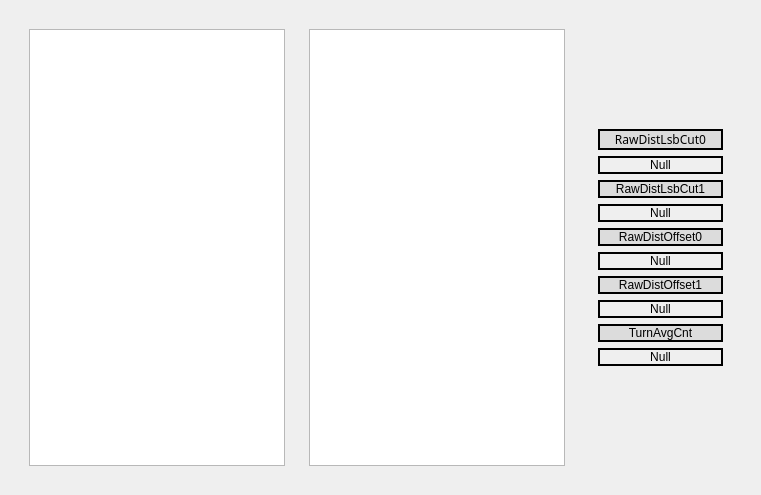
       <widget class="QWidget" name="AcqRawDistTab">
        <attribute name="title">
         <string>AcqRawDist</string>
        </attribute>
        <layout class="QVBoxLayout" name="verticalLayout_14">
         <item>
          <widget class="CContextFrame" name="CContextFrame_AcqRawDistTab">
           <layout class="QGridLayout" name="gridLayout_12" columnstretch="45,45,10">
            <item row="0" column="0">
             <widget class="CContextFrame" name="CContextFrame_AcqRawDistTab_rawDistBuf0">
              <layout class="QVBoxLayout" name="verticalLayout_25">
               <item>
                <widget class="CStaticPlot" name="CStaticPlot_AcqRawDistTab_rawDistBuf0">
                 <property name="plotTitle" stdset="0">
                  <string>rawDistBuf0</string>
                 </property>
                 <property name="gridOrientation" stdset="0">
                  <enum>StaticPlotWidget::Both</enum>
                 </property>
                </widget>
               </item>
              </layout>
             </widget>
            </item>
            <item row="0" column="1">
             <widget class="CContextFrame" name="CContextFrame_AcqRawDistTab_rawDistBuf1">
              <layout class="QVBoxLayout" name="verticalLayout_27">
               <item>
                <widget class="CStaticPlot" name="CStaticPlot_AcqRawDistTab_rawDistBuf1">
                 <property name="plotTitle" stdset="0">
                  <string>rawDistBuf1</string>
                 </property>
                 <property name="gridOrientation" stdset="0">
                  <enum>StaticPlotWidget::Both</enum>
                 </property>
                </widget>
               </item>
              </layout>
             </widget>
            </item>
            <item row="0" column="2">
             <widget class="CContextFrame" name="CContextFrame_AcqRawDistTab_info">
              <layout class="QVBoxLayout" name="verticalLayout_26">
               <item>
                <widget class="QWidget" name="gridWidget_AcqRawDistTab" native="true">
                 <property name="styleSheet">
                  <string notr="true">QWidget.CLabel{
	border: 2px solid black;
}

QWidget.QLabel{
	border: 2px solid black;
}</string>
                 </property>
                 <layout class="QGridLayout" name="gridLayout_11" columnstretch="0">
                  <property name="topMargin">
                   <number>100</number>
                  </property>
                  <property name="bottomMargin">
                   <number>100</number>
                  </property>
                  <item row="4" column="0">
                   <widget class="CLabel" name="CLabel_JustLabel_AcqRawDistTab_RawDistOffset0">
                    <property name="minimumSize">
                     <size>
                      <width>125</width>
                      <height>0</height>
                     </size>
                    </property>
                    <property name="styleSheet">
                     <string notr="true">background-color: rgb(220, 220, 220);</string>
                    </property>
                    <property name="text">
                     <string>RawDistOffset0</string>
                    </property>
                    <property name="alignment">
                     <set>Qt::AlignCenter</set>
                    </property>
                   </widget>
                  </item>
                  <item row="5" column="0">
                   <widget class="CLabel" name="CLabel_AcqRawDistTab_RawDistOffset0">
                    <property name="minimumSize">
                     <size>
                      <width>125</width>
                      <height>0</height>
                     </size>
                    </property>
                    <property name="text">
                     <string>Null</string>
                    </property>
                    <property name="alignment">
                     <set>Qt::AlignCenter</set>
                    </property>
                   </widget>
                  </item>
                  <item row="9" column="0">
                   <widget class="CLabel" name="CLabel_AcqRawDistTab_TurnAvgCnt">
                    <property name="minimumSize">
                     <size>
                      <width>125</width>
                      <height>0</height>
                     </size>
                    </property>
                    <property name="text">
                     <string>Null</string>
                    </property>
                    <property name="alignment">
                     <set>Qt::AlignCenter</set>
                    </property>
                   </widget>
                  </item>
                  <item row="3" column="0">
                   <widget class="CLabel" name="CLabel_AcqRawDistTab_RawDistLsbCut1">
                    <property name="minimumSize">
                     <size>
                      <width>125</width>
                      <height>0</height>
                     </size>
                    </property>
                    <property name="text">
                     <string>Null</string>
                    </property>
                    <property name="alignment">
                     <set>Qt::AlignCenter</set>
                    </property>
                   </widget>
                  </item>
                  <item row="0" column="0">
                   <widget class="CLabel" name="CLabel_JustLabel_AcqRawDistTab_RawDistLsbCut0">
                    <property name="minimumSize">
                     <size>
                      <width>125</width>
                      <height>0</height>
                     </size>
                    </property>
                    <property name="font">
                     <font>
                      <family>Sans Serif</family>
                     </font>
                    </property>
                    <property name="styleSheet">
                     <string notr="true">background-color: rgb(220, 220, 220);</string>
                    </property>
                    <property name="text">
                     <string>RawDistLsbCut0</string>
                    </property>
                    <property name="alignment">
                     <set>Qt::AlignCenter</set>
                    </property>
                   </widget>
                  </item>
                  <item row="2" column="0">
                   <widget class="CLabel" name="CLabel_JustLabel_AcqRawDistTab_RawDistLsbCut1">
                    <property name="minimumSize">
                     <size>
                      <width>125</width>
                      <height>0</height>
                     </size>
                    </property>
                    <property name="styleSheet">
                     <string notr="true">background-color: rgb(220, 220, 220);</string>
                    </property>
                    <property name="text">
                     <string>RawDistLsbCut1</string>
                    </property>
                    <property name="alignment">
                     <set>Qt::AlignCenter</set>
                    </property>
                   </widget>
                  </item>
                  <item row="8" column="0">
                   <widget class="CLabel" name="CLabel_JustLabel_AcqRawDistTab_TurnAvgCnt">
                    <property name="minimumSize">
                     <size>
                      <width>125</width>
                      <height>0</height>
                     </size>
                    </property>
                    <property name="styleSheet">
                     <string notr="true">background-color: rgb(220, 220, 220);</string>
                    </property>
                    <property name="text">
                     <string>TurnAvgCnt</string>
                    </property>
                    <property name="alignment">
                     <set>Qt::AlignCenter</set>
                    </property>
                   </widget>
                  </item>
                  <item row="1" column="0">
                   <widget class="CLabel" name="CLabel_AcqRawDistTab_RawDistLsbCut0">
                    <property name="minimumSize">
                     <size>
                      <width>125</width>
                      <height>0</height>
                     </size>
                    </property>
                    <property name="text">
                     <string>Null</string>
                    </property>
                    <property name="alignment">
                     <set>Qt::AlignCenter</set>
                    </property>
                   </widget>
                  </item>
                  <item row="7" column="0">
                   <widget class="CLabel" name="CLabel_AcqRawDistTab_RawDistOffset1">
                    <property name="minimumSize">
                     <size>
                      <width>125</width>
                      <height>0</height>
                     </size>
                    </property>
                    <property name="text">
                     <string>Null</string>
                    </property>
                    <property name="alignment">
                     <set>Qt::AlignCenter</set>
                    </property>
                   </widget>
                  </item>
                  <item row="6" column="0">
                   <widget class="CLabel" name="CLabel_JustLabel_AcqRawDistTab_RawDistOffset1">
                    <property name="minimumSize">
                     <size>
                      <width>125</width>
                      <height>0</height>
                     </size>
                    </property>
                    <property name="styleSheet">
                     <string notr="true">background-color: rgb(220, 220, 220);</string>
                    </property>
                    <property name="text">
                     <string>RawDistOffset1</string>
                    </property>
                    <property name="alignment">
                     <set>Qt::AlignCenter</set>
                    </property>
                   </widget>
                  </item>
                 </layout>
                </widget>
               </item>
              </layout>
             </widget>
            </item>
           </layout>
          </widget>
         </item>
        </layout>
       </widget>
